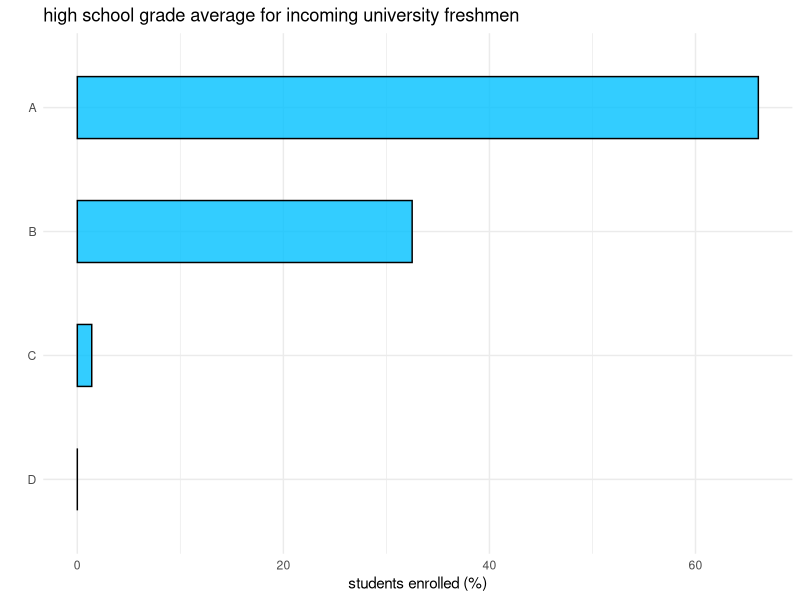

Write R code to recreate this figure.
## ---- chunk 1
library(tidyverse)
library(magrittr)

theme_set(theme_minimal())

s <- read_csv("freshmen-survey_csv.csv")
s %<>%
    slice(27:34) %>%  # slice to isolate grade data
    mutate( grade = Survey,
            percent =`Universities(Baccalaureate Institutions)`) %>% 
    select( grade, percent )

s$grade[1:2] <- "A"
s$grade[3:5] <- "B"
s$grade[6:7] <- "C"

s %>% 
    group_by( grade ) %>% 
    summarise( total = sum( percent ) ) %>% 
    ggplot( aes(x = fct_reorder( grade, total ), y = total ) ) +
        geom_bar( stat = "identity",
                  color = "black",
                  fill = "#00c0ff",
                  alpha = 0.8,
                  width = 0.5,
                  ) +
        coord_flip() +
        labs( y = "students enrolled (%)",
              x = "",
              title = "high school grade average for incoming university freshmen"
              )

